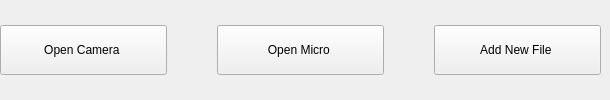
                     <widget class="QWidget" name="duy_page">
                      <widget class="QWidget" name="horizontalLayoutWidget">
                       <property name="geometry">
                        <rect>
                         <x>0</x>
                         <y>10</y>
                         <width>601</width>
                         <height>81</height>
                        </rect>
                       </property>
                       <layout class="QHBoxLayout" name="button_list">
                        <property name="spacing">
                         <number>50</number>
                        </property>
                        <item>
                         <widget class="QPushButton" name="open_camera">
                          <property name="minimumSize">
                           <size>
                            <width>0</width>
                            <height>50</height>
                           </size>
                          </property>
                          <property name="styleSheet">
                           <string notr="true"/>
                          </property>
                          <property name="text">
                           <string>Open Camera </string>
                          </property>
                         </widget>
                        </item>
                        <item>
                         <widget class="QPushButton" name="open_micro">
                          <property name="enabled">
                           <bool>true</bool>
                          </property>
                          <property name="minimumSize">
                           <size>
                            <width>0</width>
                            <height>50</height>
                           </size>
                          </property>
                          <property name="text">
                           <string>Open Micro </string>
                          </property>
                         </widget>
                        </item>
                        <item>
                         <widget class="QPushButton" name="add_new_file">
                          <property name="minimumSize">
                           <size>
                            <width>0</width>
                            <height>50</height>
                           </size>
                          </property>
                          <property name="text">
                           <string>Add New File </string>
                          </property>
                         </widget>
                        </item>
                       </layout>
                      </widget>
                     </widget>
